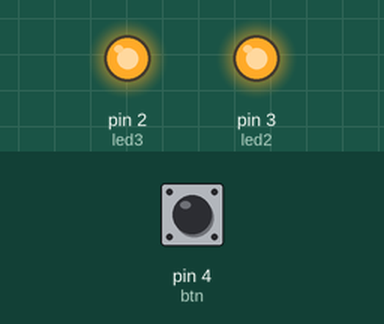
A sketch run on a simulated Arduino Uno, built with avr-gcc and run on an emulated ATmega328P. Parts: output pins drawn as LEDs (lit = HIGH). The test bench sets the inputs (shaded band); at power-on: pin 4 (btn) HIGH.

Above: at 1.2 s.
1.3 s: pin 4 (btn) pulled LOW for 0.15 s
At 1.37 s:
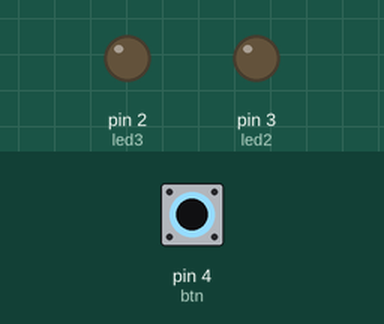
2.9 s: pin 4 (btn) pulled LOW for 3.2 s
At 7.1 s:
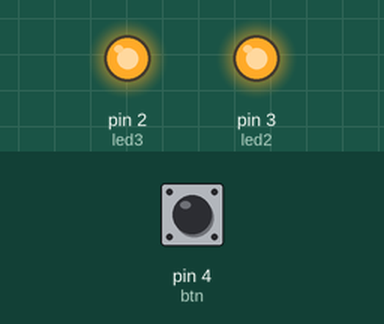
Timing chart, 0 to 8.6 s (numbered marks = the images above; inputs shaded):
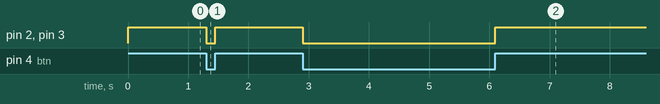

The sketch:

ATV01_SE_EX2.ino
```cpp
// C++ code
int btn  = 4;   // botao
int led2 = 3;   // LED 1
int led3 = 2;   // LED 2

void setup() {
  pinMode(btn, INPUT);     // definindo como entrada
  pinMode(led2, OUTPUT);   // definindo como saida
  pinMode(led3, OUTPUT);
}

void loop() {
  int estbtn = digitalRead(btn);  // digitalRead utilizado para ler

  if (estbtn == LOW) {
    digitalWrite(led2, LOW);
    digitalWrite(led3, LOW);
  } else {
    digitalWrite(led2, HIGH);
    digitalWrite(led3, HIGH);
  }
}
```

Measured:
- after the input at 1.3 s, pin 2 (led3), pin 3 (led2): HIGH → LOW at once, → HIGH 0.15 s later
- after the input at 2.9 s, pin 2 (led3), pin 3 (led2): HIGH → LOW at once, → HIGH 3.2 s later
